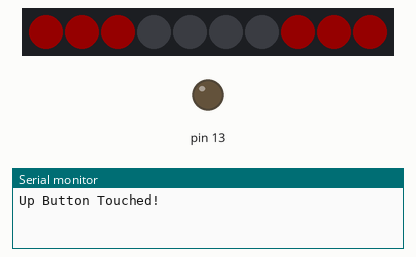
Bench run of a sketch on a simulated Arduino Leonardo, built with avr-gcc and run on an emulated ATmega32U4. Parts: 10 RGB LEDs in strip order, left to right, output pins drawn as LEDs (lit = HIGH), the last lines printed to the serial monitor. Dim RGB values are drawn brighter than linear.

Above: at 0.05 s.
At 4.99 s:
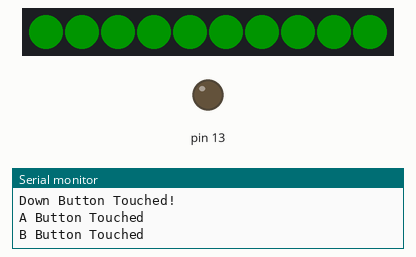
At 9.93 s:
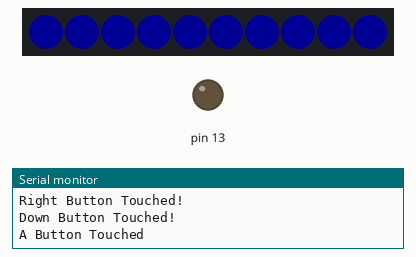
At 19.69 s:
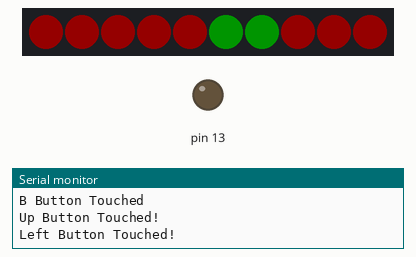
At 29.67 s:
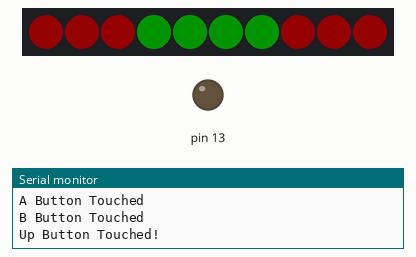
At 39.39 s:
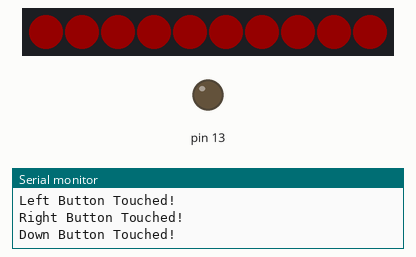

The sketch:

feltingfun.ino
```cpp
/**************************************************************************
   Textile Game Controllers : Fun with Felting
   Working with Circuit Playground and Conductive Fibers

   This is made to control KidDisco game using Left,Right,Up and Down keys
   http://kiddisco.asmallgame.com/

    This is a small sample to run in the browser to see if your keys are working
   https://editor.p5js.org/2sman/sketches/rkGp1alib

   Arduino Example code:
   https://www.arduino.cc/reference/en/language/functions/usb/keyboard/keyboardwrite/
   https://www.arduino.cc/en/Reference/KeyboardModifiers

   Keyboard Ascii References:
   http://www.asciitable.com/

   Social Body Lab, 2020 Jan.
**************************************************************************/

#include <Adafruit_CircuitPlayground.h>

#define CAP_THRESHOLD   65 //increase this number if unintentional keypresses occur and
                           //decrease if buttons aren't sensitive enough
#define DEBOUNCE        100

#include <Keyboard.h>

//Change the below values according to how you have connected your felted areas with your circuit playground
int LeftPin = 9; // Set Pin 9 on Arduino to Left key
int RightPin = 12; // Set Pin 12 on Arduino to Right key
int UpPin = 10; // Set Pin 10 on Arduino to Up key
int DownPin = 6;     // Set Pin 6 on Arduino to Down key
int APin = 2; // Set Pin 2 on Arduino to Space Key
int BPin = 1; // Set Pin 1 on Arduino to Shift Key

   //Change the below values according to what keys you want to
int KeyVal1 = 216; // Set ASCII value for Left key
int KeyVal2 = 215; // Set ASCII value for Right key
int KeyVal3 = 218; // Set ASCII value for Up key
int KeyVal4 = 217; // Set ASCII value for Down key
int KeyVal5 = 32; // Set ASCII value for Space key
int KeyVal6 = 15; // Set ASCII value for Shift key

  /*
  Other Common Keyboard ASCII Codes  ar e
  "a" key = 92
  "w" key = 119
  "s" key = 115
  "d" key = 100
*/


boolean capButton(uint8_t pad) {
  if (CircuitPlayground.readCap(pad) > CAP_THRESHOLD) {
    return true;
  } else {
    return false;
  }
}

void setup() {
  // Initialize serial.
  Serial.begin(9600);

  // Initialize Circuit Playground library.
  CircuitPlayground.begin();
}

void loop() {
  // Check if capacitive touch exceeds threshold.
  if (capButton(UpPin)) {

    Serial.println("Up Button Touched!"); // Print Message.

    // turn on the LEDs to make an up arrow
    CircuitPlayground.setPixelColor(0, 255, 0, 0);
    CircuitPlayground.setPixelColor(1, 255, 0, 0);
    CircuitPlayground.setPixelColor(2, 255, 0, 0);
    CircuitPlayground.setPixelColor(7, 255, 0, 0);
    CircuitPlayground.setPixelColor(8, 255, 0, 0);
    CircuitPlayground.setPixelColor(9, 255, 0, 0);

    Keyboard.press(KeyVal3);  //Press the Up key

    delay(DEBOUNCE);

  } else {

    // clear the colour of the LEDs in the up arrow
    CircuitPlayground.setPixelColor(0, 0, 0, 0);
    CircuitPlayground.setPixelColor(1, 0, 0, 0);
    CircuitPlayground.setPixelColor(2, 0, 0, 0);
    CircuitPlayground.setPixelColor(7, 0, 0, 0);
    CircuitPlayground.setPixelColor(8, 0, 0, 0);
    CircuitPlayground.setPixelColor(9, 0, 0, 0);

    Keyboard.release(KeyVal3); //Release the Up Key

  }
  if (capButton(LeftPin)) {

    Serial.println("Left Button Touched!"); // Print message.

    // turn on the LEDs to make a left arrow
    CircuitPlayground.setPixelColor(1, 255, 0, 0);
    CircuitPlayground.setPixelColor(2, 255, 0, 0);
    CircuitPlayground.setPixelColor(3, 255, 0, 0);
    CircuitPlayground.setPixelColor(4, 255, 0, 0);
    CircuitPlayground.setPixelColor(0, 255, 0, 0);

    Keyboard.press(KeyVal1);  //Press the Left key

    delay(DEBOUNCE);

  } else {

    // clear the colour of the LEDs in the left arrow
    CircuitPlayground.setPixelColor(1, 0, 0, 0);
    CircuitPlayground.setPixelColor(2, 0, 0, 0);
    CircuitPlayground.setPixelColor(3, 0, 0, 0);
    CircuitPlayground.setPixelColor(4, 0, 0, 0);
    CircuitPlayground.setPixelColor(0, 0, 0, 0);

    Keyboard.release(KeyVal1); //Release the Left Key

  }
  if (capButton(RightPin)) {

    Serial.println("Right Button Touched!"); // Print message.

    // turn on the LEDs to make a right arrow
    CircuitPlayground.setPixelColor(5, 255, 0, 0);
    CircuitPlayground.setPixelColor(6, 255, 0, 0);
    CircuitPlayground.setPixelColor(7, 255, 0, 0);
    CircuitPlayground.setPixelColor(8, 255, 0, 0);
    CircuitPlayground.setPixelColor(9, 255, 0, 0);

    Keyboard.press(KeyVal2);  //Press the Right key

    delay(DEBOUNCE);

  } else {

    // clear the colour of the LEDs in the right arrow
    CircuitPlayground.setPixelColor(5, 0, 0, 0);
    CircuitPlayground.setPixelColor(6, 0, 0, 0);
    CircuitPlayground.setPixelColor(7, 0, 0, 0);
    CircuitPlayground.setPixelColor(8, 0, 0, 0);
    CircuitPlayground.setPixelColor(9, 0, 0, 0);

    Keyboard.release(KeyVal2); //Release the Right key

  }
  if (capButton(DownPin)) {

    Serial.println("Down Button Touched!"); // Print message.

    // turn on the LEDs to make a down arrow
    CircuitPlayground.setPixelColor(2, 255, 0, 0);
    CircuitPlayground.setPixelColor(3, 255, 0, 0);
    CircuitPlayground.setPixelColor(4, 255, 0, 0);
    CircuitPlayground.setPixelColor(5, 255, 0, 0);
    CircuitPlayground.setPixelColor(6, 255, 0, 0);
    CircuitPlayground.setPixelColor(7, 255, 0, 0);

    Keyboard.press(KeyVal4);  //Press the Down key

    delay(DEBOUNCE);

  } else {

    // clear the colour of the LEDs in the down arrow
    CircuitPlayground.setPixelColor(2, 0, 0, 0);
    CircuitPlayground.setPixelColor(3, 0, 0, 0);
    CircuitPlayground.setPixelColor(4, 0, 0, 0);
    CircuitPlayground.setPixelColor(5, 0, 0, 0);
    CircuitPlayground.setPixelColor(6, 0, 0, 0);
    CircuitPlayground.setPixelColor(7, 0, 0, 0);

    Keyboard.release(KeyVal4); //Release the Down key

  }
  if (capButton(2)) {
    Serial.println("A Button Touched"); // Print message.

    // set the colour of all the LEDs to blue
    CircuitPlayground.setPixelColor(0, 0, 0, 255);
    CircuitPlayground.setPixelColor(1, 0, 0, 255);
    CircuitPlayground.setPixelColor(2, 0, 0, 255);
    CircuitPlayground.setPixelColor(3, 0, 0, 255);
    CircuitPlayground.setPixelColor(4, 0, 0, 255);
    CircuitPlayground.setPixelColor(5, 0, 0, 255);
    CircuitPlayground.setPixelColor(6, 0, 0, 255);
    CircuitPlayground.setPixelColor(7, 0, 0, 255);
    CircuitPlayground.setPixelColor(8, 0, 0, 255);
    CircuitPlayground.setPixelColor(9, 0, 0, 255);

    Keyboard.press(KeyVal5);  //Press the Space key

    delay(DEBOUNCE);

  } else {

    // clear the colour of the LEDs
    CircuitPlayground.setPixelColor(0, 0, 0, 0);
    CircuitPlayground.setPixelColor(1, 0, 0, 0);
    CircuitPlayground.setPixelColor(2, 0, 0, 0);
    CircuitPlayground.setPixelColor(3, 0, 0, 0);
    CircuitPlayground.setPixelColor(4, 0, 0, 0);
    CircuitPlayground.setPixelColor(5, 0, 0, 0);
    CircuitPlayground.setPixelColor(6, 0, 0, 0);
    CircuitPlayground.setPixelColor(7, 0, 0, 0);
    CircuitPlayground.setPixelColor(8, 0, 0, 0);
    CircuitPlayground.setPixelColor(9, 0, 0, 0);

    Keyboard.release(KeyVal5);  //Release the space Space key

  }
  if (capButton(1)) {
    Serial.println("B Button Touched"); // Print message
    // set the colour of all the LEDs to green
    CircuitPlayground.setPixelColor(0, 0, 255, 0);
    CircuitPlayground.setPixelColor(1, 0, 255, 0);
    CircuitPlayground.setPixelColor(2, 0, 255, 0);
    CircuitPlayground.setPixelColor(3, 0, 255, 0);
    CircuitPlayground.setPixelColor(4, 0, 255, 0);
    CircuitPlayground.setPixelColor(5, 0, 255, 0);
    CircuitPlayground.setPixelColor(6, 0, 255, 0);
    CircuitPlayground.setPixelColor(7, 0, 255, 0);
    CircuitPlayground.setPixelColor(8, 0, 255, 0);
    CircuitPlayground.setPixelColor(9, 0, 255, 0);

    Keyboard.press(KeyVal6);  //Press the Enter key

    delay(DEBOUNCE);

  } else {

    // clear the colour of the LEDs
    CircuitPlayground.setPixelColor(0, 0, 0, 0);
    CircuitPlayground.setPixelColor(1, 0, 0, 0);
    CircuitPlayground.setPixelColor(2, 0, 0, 0);
    CircuitPlayground.setPixelColor(3, 0, 0, 0);
    CircuitPlayground.setPixelColor(4, 0, 0, 0);
    CircuitPlayground.setPixelColor(5, 0, 0, 0);
    CircuitPlayground.setPixelColor(6, 0, 0, 0);
    CircuitPlayground.setPixelColor(7, 0, 0, 0);
    CircuitPlayground.setPixelColor(8, 0, 0, 0);
    CircuitPlayground.setPixelColor(9, 0, 0, 0);

    Keyboard.release(KeyVal6);  //Release the Enter key
  }
}
```
